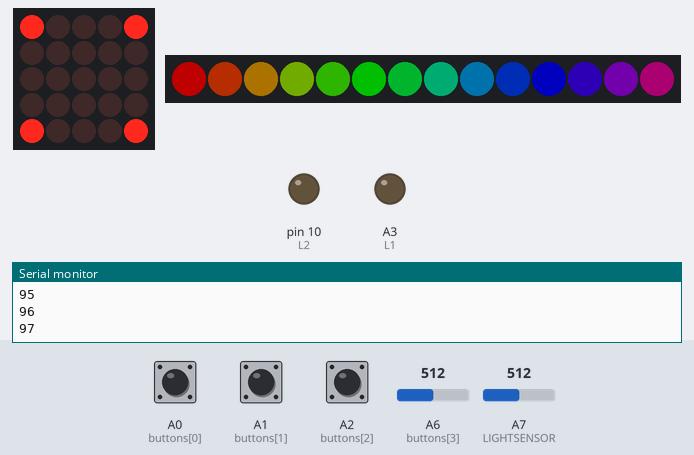
Bench run of a sketch on a simulated Arduino Nano, built with avr-gcc and run on an emulated ATmega328P. On the bench: 5×5 LED matrix, 14 RGB LEDs in strip order, left to right, output pins drawn as LEDs (lit = HIGH), the last lines printed to the serial monitor. Wiring (inferred from the names in the program): LED matrix (orientation assumed): rows pin 2, pin 3, pin 4, pin 5, pin 6; columns pin 13, pin 12, pin 9, pin 8, pin 7. The inputs (shaded band) are chosen by the test bench; at power-on: A1 (buttons[1]) HIGH, A7 (LIGHTSENSOR) = 512, A0 (buttons[0]) HIGH, A2 (buttons[2]) HIGH, A6 (buttons[3]) = 512. Dim RGB values are drawn brighter than linear; colours are those a GRB WS2812 strip shows for the declared byte order; pins used as bus, display or sensor lines are not drawn.

Above: at 2.2 s.
2.3 s: A1 (buttons[1]) pulled LOW for 0.15 s
At 2.51 s:
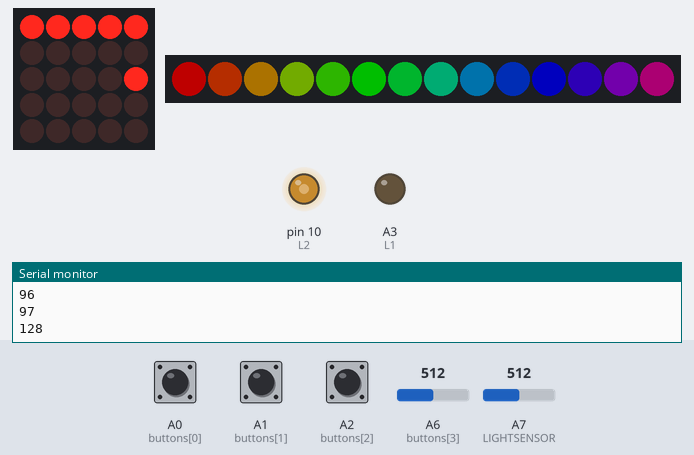
3.0 s: A7 (LIGHTSENSOR) set to 606
At 3.8 s:
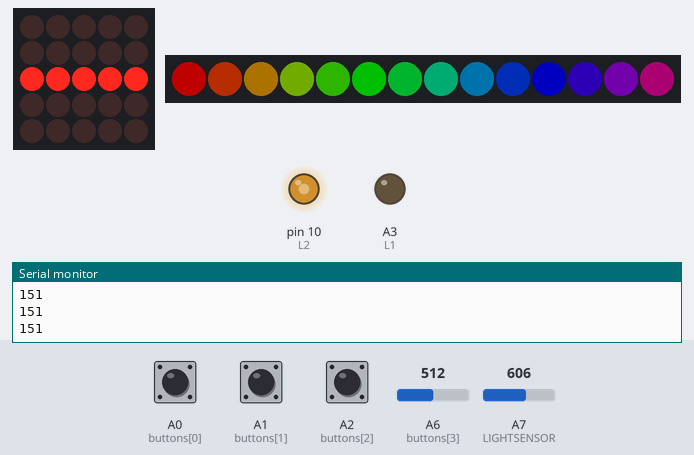
4.5 s: A7 (LIGHTSENSOR) set to 624
At 6.2 s:
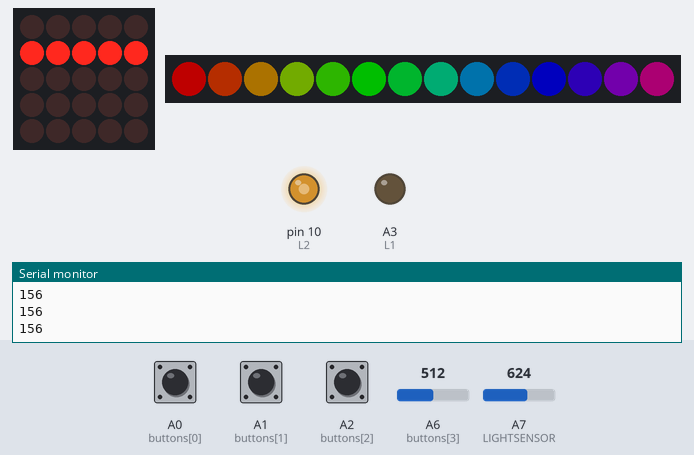
6.5 s: A7 (LIGHTSENSOR) set to 804
At 6.9 s:
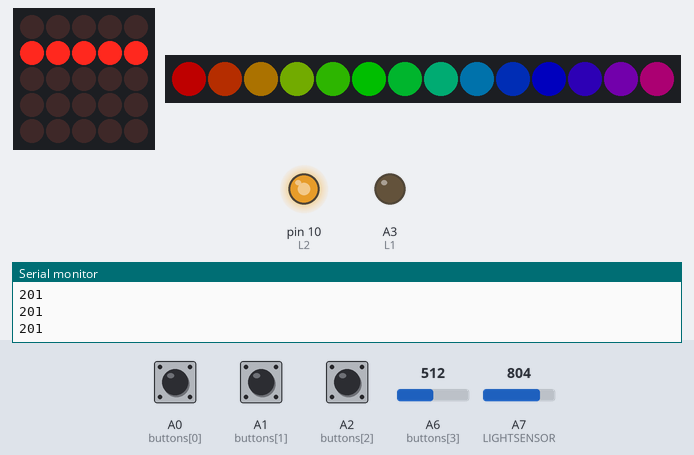
8.0 s: A7 (LIGHTSENSOR) set to 836
At 9.3 s:
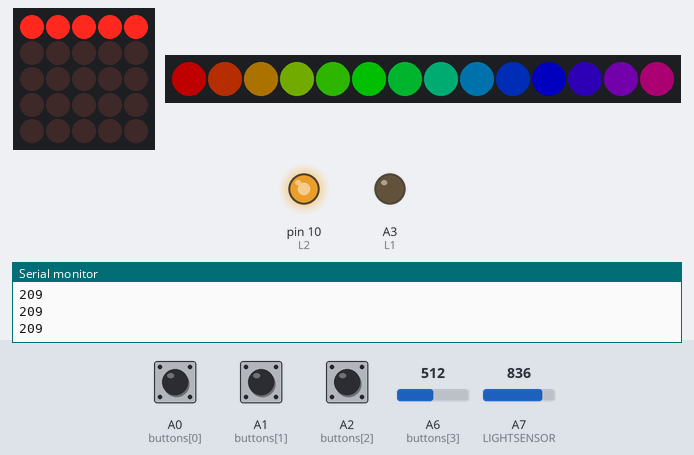
10.0 s: A0 (buttons[0]) pulled LOW for 0.15 s
At 11.5 s:
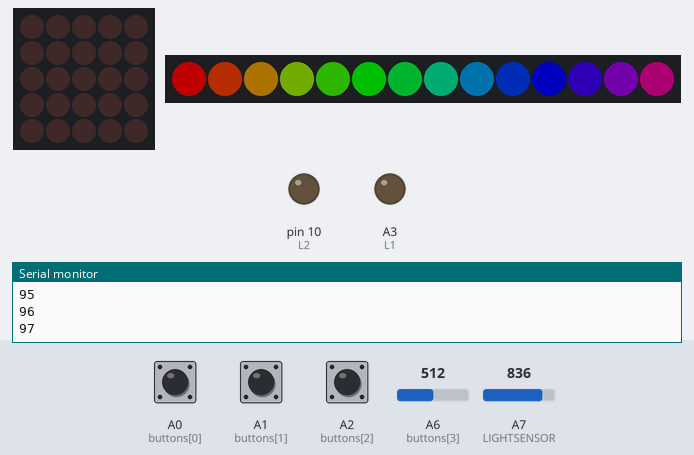
Timing chart, 0 to 11.7 s (numbered marks = the images above; inputs shaded):
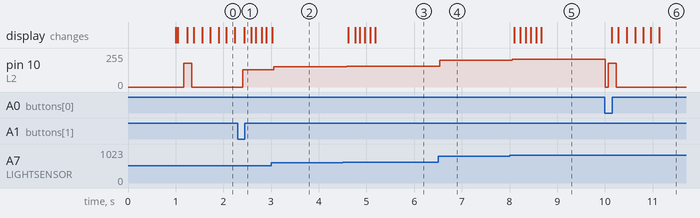

The sketch:

SoundBadge.ino
```cpp
// PiWars BadgeOS
// 5x5 LED array
// 4 buttons
// Light Sensor
// External connections
//
//////////////////////////////////////////////////
//
// PiWars19 Badge Control Software
//
// 4tronix 2018
//
//////////////////////////////////////////////////

/*
 BadgeOS provides a few functions to make the continuously updated LED display on the badge work without the user having to worry overmuch about it
 The main arduino loop updates the display regularly, checks for button presses and calls the user's code when appropriate
 Users should place all their code in the area provided and use the functions provided.
 It is encouraged to add new characters at the end of the character generator - don't forget to increase the charEnd variable appropriately
*/

#include "FastLED.h"

#define DEBUG         true
//#define REV4

// LED Display
#define NUM_ROWS  5
#define NUM_COLS  5

#ifdef REV4
byte rows[NUM_ROWS] = {2, 3, 4, 5, 6};  // Rows are active HIGH
byte cols[NUM_COLS] = {11, 10, 9, 8, 7};  // Cols are active LOW
#else
byte rows[NUM_ROWS] = {2, 3, 4, 5, 6};  // Rows are active HIGH
byte cols[NUM_COLS] = {13, 12, 9, 8, 7};  // Cols are active LOW
#endif
bool matrix[NUM_COLS][NUM_ROWS];  // this is mapped to the LEDs for displaying

// Display scanning definitions
int idx=0;
int scan=0;   // Variable to count scan rate for each character ie. time between columns being activated
#define SCANRATE 50 // times round the loop before changing displayed column

// Buttons and Light Sensor
#define NUM_BUTTONS  4 // number of Button inputs
#ifdef REV4
byte buttons[NUM_BUTTONS] = {A0, A1, A2, A3};
#else
byte buttons[NUM_BUTTONS] = {A0, A1, A2, A6}; // Button 3 is analog read only...
#endif
bool lastButton[NUM_BUTTONS] = {false, false, false, false};
#define LIGHTSENSOR A7


// Character generator. First byte is column0 (left of character), then column1
// bit 0 is Row 0 (bottom of character)
byte charStart = 0x2e;
byte chargen[][5] = {
{0x00,0x00,0x00,0x00,0x00},  // space
{0x1e,0x0e,0x1f,0x0e,0x1e},  // 2f  //
{0x0e,0x11,0x11,0x0e,0x00},  // 0
{0x00,0x12,0x1f,0x10,0x00},  // 1
{0x12,0x19,0x15,0x12,0x00},  // 2
{0x11,0x15,0x15,0x0a,0x00},  // 3
//{0x0f,0x08,0x1c,0x08,0x00},  // 4 alternative font
{0x07,0x04,0x1f,0x04,0x00},  // 4
{0x17,0x15,0x15,0x09,0x00},  // 5
{0x0e,0x15,0x15,0x08,0x00},  // 6
{0x11,0x09,0x05,0x03,0x00},  // 7
{0x0a,0x15,0x15,0x0a,0x00},  // 8
{0x02,0x15,0x15,0x0e,0x00},  // 9
{0x0e,0x11,0x11,0x0e,0x00},  // 0x3a
{0x0e,0x11,0x11,0x0e,0x00},  // 0x3b
{0x0e,0x11,0x11,0x0e,0x00},  // 0x3c
{0x0e,0x11,0x11,0x0e,0x00},  // 0x3d
{0x0e,0x11,0x11,0x0e,0x00},  // 0x3e
{0x0e,0x11,0x11,0x0e,0x00},  // 0x3f
{0x0e,0x11,0x17,0x17,0x02},  // @
{0x1e,0x05,0x05,0x1e,0x00},  // A
{0x1f,0x15,0x15,0x0a,0x00},  // B
{0x0e,0x11,0x11,0x11,0x00},  // C
{0x1f,0x11,0x11,0x0e,0x00},  // D
{0x1f,0x15,0x15,0x11,0x00},  // E
{0x1f,0x05,0x05,0x01,0x00},  // F
{0x0e,0x11,0x15,0x1d,0x00},  // G
{0x1f,0x04,0x04,0x1f,0x00},  // H
{0x00,0x11,0x1f,0x11,0x00},  // I
{0x08,0x11,0x1f,0x01,0x00},  // J
{0x1f,0x04,0x0a,0x11,0x00},  // K
{0x1f,0x10,0x10,0x10,0x00},  // L
{0x1f,0x02,0x04,0x02,0x1f},  // M
{0x1f,0x02,0x04,0x08,0x1f},  // N
{0x0e,0x11,0x11,0x0e,0x00},  // O
{0x1f,0x05,0x05,0x02,0x00},  // P
{0x0e,0x11,0x19,0x1e,0x00},  // Q
{0x1f,0x05,0x0d,0x12,0x00},  // R
{0x12,0x15,0x15,0x09,0x00},  // S
{0x00,0x01,0x1f,0x01,0x00},  // T
{0x0f,0x10,0x10,0x0f,0x00},  // U
{0x07,0x08,0x10,0x0f,0x00},  // V
{0x1f,0x08,0x04,0x08,0x1f},  // W
{0x11,0x0a,0x04,0x0a,0x11},  // X
{0x01,0x02,0x1c,0x02,0x01},  // Y
{0x19,0x15,0x15,0x13,0x00},  // Z
{0x00,0x00,0x04,0x00,0x00},  // 0x5b - Starburst animation start
{0x00,0x04,0x0e,0x04,0x00},  // 0x5c
{0x04,0x0e,0x1b,0x0e,0x04},  // 0x5d
{0x0e,0x1b,0x11,0x1b,0x0e},  // 0x5e
{0x1b,0x11,0x00,0x11,0x1b},  // 0x5f
{0x11,0x00,0x00,0x00,0x11},  // 0x60 - Starburst animation end
};
byte charEnd = 0x60;

// ======== USER CODE =============================================
//
// Put your user code here. The main Arduino setup() and loop() functions handle the 5x5 display, buttons and sensors
//   progSetup() is called once at the start of the program, at the end of the Ardino setup() function, so all I/O is already setup for you
//   progMain() is called every SCANRATE times around the main Arduino loop(). Use this to handle any dynamic functions like scrolling or animation
//   evButtons(int ID, bool state) is called when any button changes state. ID contains the button number (0..3) and state contains a boolean. true for pressed, false for released
//
// There various support functions that you can call to help develop animations:
//   copyChar(character) copies the data for that chareacter from the character generator to the display matrix. eg. copyChar('A')
//   copy2Chars(character1, character2, offset) copies a window on the 2 characters next to each other, starting at offset and finishing after 5 columns. This allows scrolling. eg. cop2Chars('A', 'B', 3) will display the last 2 columns of 'A' and the first 3 of 'B'
//   bool readButton(ID) will read the current state of button ID. eg. readButton(2) will return true if button 2 is currently pressed, else false
//

// ----------------------------------------
// User variables and defines
byte mode; // Defines the display mode: Static, Scrolling characters, animation, dynamic
int cycle=0;  // Variable to count rate of scrolling
#define CYCLERATE 300
#define SCROLLRATE 100
#define ANIRATE 100
#define GRAPHRATE 65
#define PIXELS 1
#define NUM_LEDS 14
#define BRIGHT 80
CRGB leds[NUM_LEDS];
String text1 = "LKJIHHLKJIHHMNOPQQRSTUVV";
String text2 = " TITO RULES";
int charIDX=0;
int offset=0; // offset from start of character. Used in scrolling

int L1 = A3, L2 = 10; // Left Motor Drive pins
int R1 = 11, R2 = A4; // Right Motor Drive pins
int mCount=0;
int mState=0;

// The last 5 light levels we've seen
byte lightlevels[5];
// ----------------------------------------

// progSetup is called once at the start of the program, after all I/O etc has been setup and initialisation is complete
void progSetup()
{
  evButtons(0, true); // setup initial mode
  FastLED.addLeds<WS2812B, PIXELS, RGB>(leds, NUM_LEDS);  // always have WS2812B enabled on output 5
  FastLED.setBrightness(BRIGHT);  // sets the maximum brightness level. All values are scaled to fit in this range
  rainbow();
  pinMode(L1, OUTPUT);
  pinMode(L2, OUTPUT);
  pinMode(R1, OUTPUT);
  pinMode(R2, OUTPUT);
  for (int i=0; i<5; i++) lightlevels[i] = 0;
}

// progMain is called each time column address is changed in display
void progMain()
{
  switch (mode)
  {
    case 0: // phaser PEW
      if (++cycle >= ANIRATE) {
        Serial.println(charIDX);
        osCopyChar(charIDX);
        if (charIDX > 0x5b) {
          analogWrite(10, 0);
        } else {
          analogWrite(10, 180);
        }
        if (++charIDX > 0x61) {
          charIDX = 0x5b;
          osCopyChar(' ');
          mode = 3;
        }
        cycle = 0;
      }
      break;
    case 1: // prints each character in string one at a time
      if (++cycle >= GRAPHRATE)
      {
        cycle = 0;
        int ll = 4 - (osReadLight()/205);
        clearMatrix();
        for (int i=4; i>=0; i--) {
          lightlevels[i+1] = lightlevels[i];
          matrix[4-i][lightlevels[i]] = 1;
        }
        lightlevels[0] = ll;
        matrix[4][ll] = 1;
        analogWrite(10, osReadLight()/4);
        Serial.println(osReadLight()/4);
      }
      break;
    case 2: // read and print light sensor
      break;
    case 3: // random animation - done in same way as mode 1
      // do nothing
      break;
  }
}

void clearMatrix()
{
  for (int i=0; i<5; i++) {
    for (int j=0; j<5; j++) {
      matrix[i][j] = 0;
    }
  }
}

// evButtons is called every time a button changes state
void evButtons(int ID, bool state)
{
  if (state)
  {
    mode = ID;
    switch (mode)
    {
      case 0: charIDX = 0x5B; analogWrite(10, 250); break;
      case 1: charIDX = 0; break;
      case 2: charIDX = 0; break;
      case 3: charIDX = 0; break;
    }
    motorStop(); // always stop motors when any button pressed
  }
}


// User Helper Functions for Roundabot
// Motors
// Neopixels

// Set single LED value
void setLED(int ID, int red, int green, int blue)
{
  leds[ID] = CRGB(green,red,blue);
  FastLED.show();
}

// Turns all the LEDs to OFF
void allOff()
{
  for (int i=0; i<NUM_LEDS; i++)
    leds[i] = 0;
  FastLED.show();
}

// Sets all the LEDs to the same colour
void setAll(int red, int green, int blue)
{
  for (int i=0; i<NUM_LEDS; i++)
  {
    leds[i].g = red;
    leds[i].r = green;
    leds[i].b = blue;
  }
  FastLED.show();
}

// Set rainbow colour scheme on LEDs
void rainbow()
{
  int pos;
  for (int i=0; i<NUM_LEDS; i++)
  {
    pos = i;
    if (i<5)
      leds[i] = CRGB(pos*51, 255 - pos*51, 0);
    else if (i<10)
    {
      pos -= 5;
      leds[i] = CRGB(255 - pos*51, 0, pos*51);
    }
    else
    {
      pos -= 10;
      leds[i] = CRGB(0, pos*51, 255 - pos*51);
    }
  }
  FastLED.show();
}


// Rotates LEDs 0=clockwise, 1=anticlockwise
void rotateLEDs(int direction)
{
  CRGB t;
  if (direction)
  {
    t = leds[0];
    for (int i=0; i<NUM_LEDS-1; i++)
      leds[i] = leds[i+1];
    leds[13] = t;
  }
  else
  {
    t = leds[13];
    for (int i=NUM_LEDS-1; i>0; i--)
      leds[i] = leds[i-1];
    leds[0] = t;
  }
  FastLED.show();
}

// Stop motors
void motorStop()
{
  digitalWrite(L1, 0);
  digitalWrite(L2, 0);
  digitalWrite(R1, 0);
  digitalWrite(R2, 0);
}

// Motors Forward
void forward()
{
  digitalWrite(L1, 1);
  digitalWrite(L2, 0);
  digitalWrite(R1, 1);
  digitalWrite(R2, 0);
}

// Motors Reverse
void reverse()
{
  digitalWrite(L1, 0);
  digitalWrite(L2, 1);
  digitalWrite(R1, 0);
  digitalWrite(R2, 1);
}

// Spin Left
void spinLeft()
{
  digitalWrite(L1, 0);
  digitalWrite(L2, 1);
  digitalWrite(R1, 1);
  digitalWrite(R2, 0);
}

// Spin Right
void spinRight()
{
  digitalWrite(L1, 1);
  digitalWrite(L2, 0);
  digitalWrite(R1, 0);
  digitalWrite(R2, 1);
}


// ======== END OF USER CODE ======================================
// You shouldn't have to touch any code from here on


// ======== BadgeOS ===============================================

int osReadLight()
{
  return analogRead(LIGHTSENSOR);
}

void osCopyChar (char myChar)
{
  myChar = toupper(myChar);
  if (myChar>= charStart and myChar<= charEnd)
    myChar -= charStart;
  else
    myChar = 0;
  for (int i=0; i<NUM_COLS; i++)
    for (int j=0; j<NUM_ROWS; j++)
    {
      matrix[i][j] = bitRead(chargen[myChar][i], j);
    }
}

void osCopy2Chars (char myChar1, char myChar2, int offset)
{
  myChar1 = toupper(myChar1);
  if (myChar1>= charStart and myChar1<= charEnd)
    myChar1 -= charStart;
  else
    myChar1 = 0;
  myChar2 = toupper(myChar2);
  if (myChar2>= charStart and myChar2<= charEnd)
    myChar2 -= charStart;
  else
    myChar2 = 0;
  for (int i=0; i<NUM_COLS; i++)
    for (int j=0; j<NUM_ROWS; j++)
    {
      if ((i+offset) < NUM_COLS)
        matrix[i][j] = bitRead(chargen[myChar1][i+offset], j);
      else
        matrix[i][j] = bitRead(chargen[myChar2][i+offset-NUM_COLS], j);
    }
}

bool osReadButton (int ID)
{
  if (buttons[ID] == A6)
    return (analogRead(buttons[ID]) < 512);
  else
    return !digitalRead(buttons[ID]);
}

void setup()
{
  for (int i=0; i<NUM_ROWS; i++)
  {
    pinMode(rows[i], OUTPUT);
    digitalWrite(rows[i], LOW); // disable all rows
  }
  for (int i=0; i<NUM_COLS; i++)
  {
    pinMode(cols[i], OUTPUT);
    digitalWrite(cols[i], HIGH);  // disable all columns
  }
  for (int i=0; i<NUM_BUTTONS; i++)
    pinMode(buttons[i], INPUT_PULLUP);
  if (DEBUG)
  {
    Serial.begin(115200);
    Serial.println("Starting...");
    delay(1000);
  }
  osCopyChar(0x2f);
  progSetup();  // call user's setup function
}

// The main loop continuously displays whatever is in the 5x5 buffer "screen"
// Every 50 (TBC) times around the loop, buttons and sensor(s) are checked and relevant flags or data stored
// After checking buttons and sensors the "progMain" function is called to handle things like changing or scrolling characters, reacting to buttons etc.
// The progMain function is the main user function in which the user's work is done. Try to consume as little time as possible in the function or you may see the display start to flicker
void loop()
{
  bool button;
  delayMicroseconds(10);
  if (++scan > 99)  // change column every hundred loops
  {
    digitalWrite(cols[idx], HIGH);  // disable whatever column we're on right now
    idx = (++idx) % NUM_COLS;
    setCol(idx);
    progMain(); // call user's main function
    scan = 0;
    // check for button changes
    for (int i=0; i<NUM_BUTTONS; i++)
    {
      button = osReadButton(i);
      if (button != lastButton[i])
      {
        lastButton[i] = button;
        evButtons(i, button);
      }
    }
  }
}

void setCol(int col)
{
  digitalWrite(cols[col], HIGH);  // switch off the column, then change the data
  for (int i=0; i<NUM_ROWS; i++)
    digitalWrite(rows[i], matrix[col][i]);
  digitalWrite(cols[col], LOW);   // switch ON the column
}

void flashCol1()
{
  digitalWrite(cols[0], HIGH);  // switch off the column
  digitalWrite(rows[0], HIGH);  // change the data
  digitalWrite(rows[1], LOW);
  digitalWrite(rows[2], HIGH);
  digitalWrite(rows[3], LOW);
  digitalWrite(rows[4], HIGH);
  digitalWrite(cols[0], LOW);   // switch ON the column
  delay(1000);
  digitalWrite(cols[0], HIGH);  // switch off the column
  digitalWrite(rows[0], LOW);  // change the data
  digitalWrite(rows[1], HIGH);
  digitalWrite(rows[2], LOW);
  digitalWrite(rows[3], HIGH);
  digitalWrite(rows[4], LOW);
  digitalWrite(cols[0], LOW);   // switch ON the column
  delay(1000);
}
```

Measured:
- the behaviour switches between 614 and 615 on A7 (LIGHTSENSOR) (found by bisection; images 2 and 3)
- the behaviour switches between 819 and 820 on A7 (LIGHTSENSOR) (found by bisection; images 4 and 5)
- after the input at 2.3 s, pin 10 (L2): 0/255 → 128/255 after 0.11 s; the display: changes after 0.14 s (image 1)
- after the input at 3.0 s, pin 10 (L2): 128/255 → 151/255 after 0.06 s
- after the input at 4.5 s, pin 10 (L2): 151/255 → 156/255 after 0.08 s; the display: first changes after 0.12 s (image 3 shows a later state)
- after the input at 6.5 s, pin 10 (L2): 156/255 → 201/255 at once
- after the input at 8.0 s, pin 10 (L2): 201/255 → 209/255 after 0.06 s; the display: first changes after 0.10 s (image 5 shows a later state)
- after the input at 10.0 s, pin 10 (L2): 209/255 → 0/255 at once, → 180/255 0.07 s later, → 0/255 0.17 s later; the display: first changes after 0.14 s (image 6 shows a later state)
